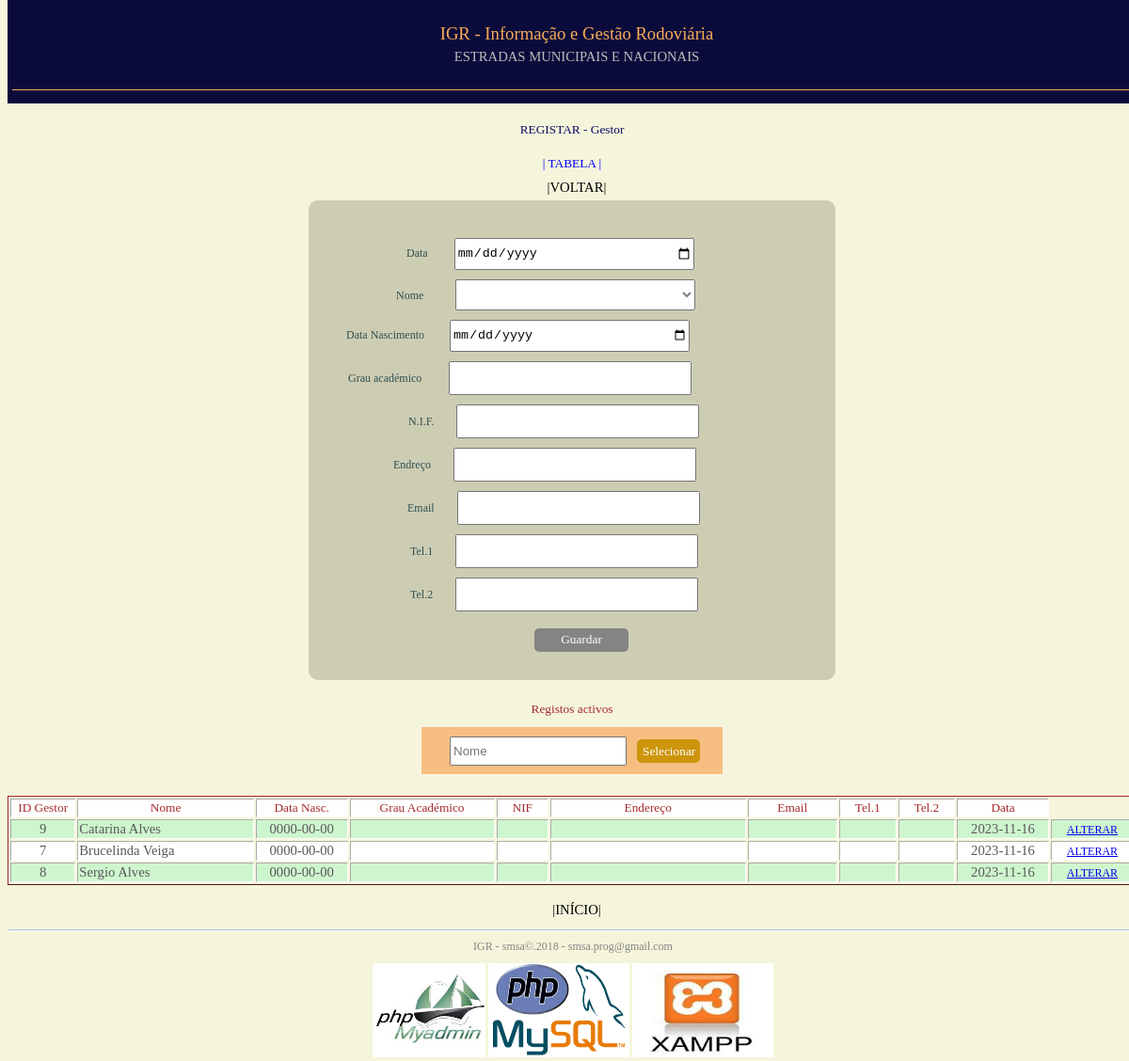
/estrutura/admin_main.php?pg=regisgestor (signed in), run on the app's committed database.
### tables this page shows
CREATE TABLE `tbl_gestor` (
  `id_gestor` int(11) NOT NULL,
  `nome_gestor` varchar(100) NOT NULL,
  `nasc` date DEFAULT NULL,
  `grauac` varchar(30) DEFAULT NULL,
  `nif` varchar(20) DEFAULT NULL,
  `endr` varchar(100) DEFAULT NULL,
  `corr` varchar(50) DEFAULT NULL,
  `tel1` varchar(20) DEFAULT NULL,
  `tel2` varchar(20) DEFAULT NULL,
  `data_reg` date DEFAULT NULL
);

### classes/Gestor.php (called while the page is built, shortened)
<?php
require_once 'Conexao.php';
class Gestor {
    private $id_gestor;
    private $nome_gestor;
    private $nasc;
    private $grauac;
    private $nif;
    private $endr;
    private $corr;
    private $tel1;
    private $tel2;
    private $data_reg;
    public function getId_gestor() {
        return $this->id_gestor;
    }
    public function getNome_gestor() {
        return $this->nome_gestor;
    }
    public function getNasc() {
        return $this->nasc;
    }
    public function getGrauac() {
        return $this->grauac;
    }
    public function getNif() {
        return $this->nif;
    }
    public function getEndr() {
        return $this->endr;
    }
    public function getCorr() {
        return $this->corr;
    }
    public function getTel1() {
        return $this->tel1;
    }
    public function getTel2() {
        return $this->tel2;
    }
    public function setId_gestor($valor) {
        $this->id_gestor = $valor;
    }
    public function setNome_gestor($valor) {
        $this->nome_gestor = $valor;
    }
    public function setNasc($valor) {
        $this->nasc = $valor;
    }
    public function setGrauac($valor) {
        $this->grauac = $valor;
    }
    public function setNif($valor) {
        $this->nif = $valor;
    }
    public function setEndr($valor) {
        $this->endr = $valor;
    }
    public function setCorr($valor) {
        $this->corr = $valor;
    }
    public function setTel1($valor) {
        $this->tel1 = $valor;
    }
    public function setTel2($valor) {
        $this->tel2 = $valor;
    }
     public function getData_reg() {
        return $this->data_reg;
    }
    public function setData_reg($valor) {
        $this->data_reg = $valor;
    }
}

### classes/DALGestor.php (called while the page is built, shortened)
<?php
require_once 'Conexao.php';
require_once 'Gestor.php';
class DALGestor {
    private $conexao;
    public function __construct($conexao) {
        $this->conexao = $conexao;
    }
    public function Localizar($gestor) {
        $sql = "SELECT * FROM tbl_gestor WHERE nome_gestor like '%" . $gestor . "%'";
        $banco = $this->conexao->getBanco();
        $banco->query('SET NAMES utf8');
        $retorno = $banco->query($sql);
        $this->conexao->desconectar();
        return $retorno;
    }
}

### classes/Conexao.php (called while the page is built, shortened)
<?php
class Conexao {
   private $servidor;
   private $usuario;
   private $senha;
   private $nomeBanco;
   function __construct($servidor="localhost", $usuario="root", $senha="", $nomeBanco ="igr") {
       $this->servidor = $servidor;
       $this->usuario = $usuario;
       $this->senha = $senha;
       $this->nomeBanco = $nomeBanco;
   }
   public function conectar() {
        $this->banco = new mysqli(
        $this->getServidor(),
        $this->getUsuario(),
        $this->getSenha(),
        $this->getNomeBanco());
   }
   function getServidor() {
       return $this->servidor;
   }
   function getUsuario() {
       return $this->usuario;
   }
   function getSenha() {
       return $this->senha;
   }
   function getNomeBanco() {
       return $this->nomeBanco;
   }
}

### frms/frmGestor.php (the view, shortened to what this page needs)
<!DOCTYPE html>
<html>
    <head>
         <link rel="stylesheet" type="text/css" href= "../css/estilo.css"/>
         <link rel="stylesheet" type="text/css" href= "../css/tab.css"/>
          <?php
        require_once '../classes/Conexao.php';
        require_once '../classes/Gestor.php';
        require_once '../classes/DALGestor.php';
        $gestor = new Gestor();
        ?>
    </head>
     <?php include_once '../estrutura/header.php';?>
    <body>
         <h1 class="op">REGISTAR - Gestor</h1>
         <h1 class="op"><a href="#est" style="text-decoration: none;color:blue;">| TABELA |</a></h1>
        <a id="voltar" href="../estrutura/admin_main.php?pg=admin_nav" style="text-align: center;display: block;">|VOLTAR|</a>
        <form style=" height:450px;width: 500px;"method="post" name='gestor' id="gestor" action="../estrutura/admin_main.php?pg=regisgestor&op=listar">
            <p><label for="cData_reg"style="margin-left:64px; ;">Data</label>
            <input type="date"name="tData_reg"id="cData_reg"value= "<?php echo $gestor->getData_reg(); ?>" required="" style="margin-left: 24px;height: 30px;width: 250px;"><p>
          <label  style="margin-left: 53px;" for="cNome_gestor">Nome</label>
                   <select style="height: 33px;color: grey;width: 255px;margin-left: 30px;" value="<?php echo utf8_encode($gestor->getNome_gestor()); ?>" name ="tNome_gestor" id="cNome_gestor" >
                       <option selected=""><?php echo $gestor->getNome_gestor(); ?></option></select>
            <p><label for="cNasc">Data Nascimento</label>
             <input type="date"type="text"name="tNasc"id="cNasc"value="<?php echo $gestor->getNasc(); ?>"style="margin-left: 23px;height: 30px;width: 250px;"placeholder="0000-00-00"/><p>
            <label for="cGrauac"style="margin-left:2px ;">Grau académico</label>
             <input accept-charset="UTF-8"type="text" name="tGrauac"id="cGrauac"value="<?php echo utf8_encode($gestor->getGrauac()); ?>"style="margin-left: 25px;height: 30px;width: 250px;"><p>
            <label for="cNif"style="margin-left:66px ;">N.I.F.</label>
             <input type="text" name="tNif"id="cNif"value="<?php echo $gestor->getNif(); ?>"style="margin-left: 20px;height: 30px;width: 250px;"/><p>
            <label for="cEndr"style="margin-left:50px ;">Endreço</label>
             <input type="text" name="tEndr"id="cEndr"value="<?php echo utf8_encode($gestor->getEndr()); ?>"style="margin-left: 20px;height: 30px;width: 250px;"/><p>
            <label for="cCorr"style="margin-left:65px ;">Email</label>
             <input type="text" name="tCorr"id="cCorr"value="<?php echo $gestor->getCorr(); ?>"style="margin-left: 20px;height: 30px;width: 250px;"/><p>
            <label for="cTel1"style="margin-left:68px ;">Tel.1</label>
             <input type="text" name="tTel1"id="cTel1"value="<?php echo $gestor->getTel1(); ?>"style="margin-left: 20px;height: 30px;width: 250px;"/><p>
            <label for="cTel2"style="margin-left:68px ;">Tel.2</label>
            <input type="text" name="tTel2"id="cTel2"value="<?php echo $gestor->getTel2(); ?>"style="margin-left: 20px;height: 30px;width: 250px;"/><br><br>
                    <?php
                if ($gestor->getId_Gestor() == 0) {
                    ?>
             <input style="margin-left:200px;width: 100px;"type="submit"class="cmd" id="cGuardar"value="Guardar"name ="tGuardar"/>
                <?php } ?>
        </form><br>
            <h2>Registos activos</h2>
            <form style="width: 300px;height: 30px;" class="tab" name='tab'method="post">
               <input type="text" name="nome"id="nome"style="margin-left: 20px;height: 25px;width: 180px;"placeholder="Nome"/>
               &nbsp;&nbsp;<input  id="listar" style="background-color: #CD950C;width: 67px;" class="cmd" type="submit" name='localizar' value="Selecionar"/><br><br>
            </form><br>
            <table id="est" accept-charset="UTF-8" width ="100%" border='1' class="tabela" style="margin: 0 auto;">
            <tr>
                <td class="title" align="center" >ID Gestor</td>
                <td class="title" align="center" >Nome</td>
                <td class="title" align="center" >Data Nasc.</td>
                <td class="title" align="center" >Grau Académico</td>
                <td class="title" align="center" >NIF</td>
                <td class="title" align="center" >Endereço</td>
                <td class="title" align="center" >Email</td>
                <td class="title" align="center" >Tel.1</td>
                <td class="title" align="center" >Tel.2</td>
                <td class="title" align="center" >Data</td>
            </tr>
           <?php
            $valor = "";
            $cx = new Conexao();
            $dal = new DALGestor($cx);
            $resultado = $dal->Localizar($valor);
            While ($registo = $resultado->fetch_array()) {
                $linkalterar = 'admin_main.php?pg=regisgestor&op=alterar&cod=' . $registo['id_gestor'];
                ?>
                <tr>
                    <td class="tab"width="1%"align="center"><?php echo $registo["id_gestor"]; ?></td>
                    <td class="tab"width="4%"><?php echo $registo["nome_gestor"]; ?></td>
                    <td class="tab"width="2%"align="center"><?php echo $registo["nasc"]; ?></td>
                    <td class="tab"width="3%"><?php echo $registo["grauac"]; ?></td>
                    <td class="tab"width="1%"align="center"><?php echo $registo["nif"]; ?></td>
                    <td class="tab"width="5%"><?php echo $registo["endr"]; ?></td>
                    <td class="tab"width="2%"><?php echo $registo["corr"]; ?></td>
                    <td class="tab"width="1%"align="center"><?php echo $registo["tel1"]; ?></td>
                    <td class="tab"width="1%"align="center"><?php echo $registo["tel2"]; ?></td>
                    <td class="tab"width="2%"align="center"><?php echo $registo["data_reg"]; ?></td>
                    <td class="tab"width="1%"align="center"><a style="font-family: calibri;font-size: 9pt;"href="<?php echo $linkalterar;?>">ALTERAR</a></td>
                </tr>
                <?php
            }
            ?>
            </table><br>
            <a id="voltar"style="text-align:center;" href="admin_main.php?pg=regisgestor">|INÍCIO|</a>
            <footer>
                <?php include_once '../estrutura/footer.php'; ?>
            </footer>
    </body>
</html>

### css/estilo.css (style rules this page uses)
p { margin: 10px; }
body { width: 100%; background-color: #F5F5DC; margin-top: 0; }
body h1.op { font-size: 10pt; text-align: center; font-weight: normal; font-family: verdana; color:#0B0B61; }
footer { height: 40px; width: 100%; margin: 0 auto; padding: 1px; text-align: center; color:#848484; font-size: 9pt; font-family: calibri; }
.title { width: 90px; }
form { background-color:#CDCDB4; width:700px; height:400px; margin:0 auto; padding:30px; border-radius:10px; margin-top: 5px; }
label { font-family:Microsoft Sans Serif; font-size:9pt; color:#2F4F4F; padding-top: 5px; }
a#voltar { margin-left: 10px; font-family: calibri; color:black; margin-bottom: 5px; font-size:11pt; text-decoration: none }
.cmd { background-color:#848484; border:none; height:25px; color:white; font-family:calibri; font-size:10pt; border-radius: 5px; }

### css/tab.css (style rules this page uses)
.tab { border-color: white; font-family:calibri; font-size:11pt; color:#585858; font-weight:normal; margin-top:5px; }
.tabela { border-color: brown; }
.tabela tr:nth-child(even) { background-color: #CEF6CE; }
.tabela tr:nth-child(odd) { background-color: white; }
.title { background-color:white; border-color: white; font-family:calibri; font-size:10pt; color:brown; font-weight:normal; margin-top:5px; }
h2 { font-family:Microsoft Sans Serif; font-size:10pt; color:brown; text-align:center; font-weight:normal; margin-top:5px; }
h1 { font-family:Microsoft Sans Serif; font-size:10pt; color:brown; text-align:center; font-weight:normal; margin-top:20px; }
form.tab { background-color:#F7BE81; width:250px; height:25px; margin:0 auto; padding:10px; border-radius:0px; margin-top: 5px; margin-bottom: 5px; display: block; }
a#voltar { text-align: center; margin: 0 auto; display: block; margin-bottom: 5px; font-size:10pt; text-decoration: none; }

### data on the page
tbl_gestor: id_gestor "9", nome_gestor "Catarina Alves", nasc "0000-00-00", data_reg "2023-11-16"
tbl_gestor: id_gestor "7", nome_gestor "Brucelinda Veiga", nasc "0000-00-00", data_reg "2023-11-16"
tbl_gestor: id_gestor "8", nome_gestor "Sergio Alves", nasc "0000-00-00", data_reg "2023-11-16"
